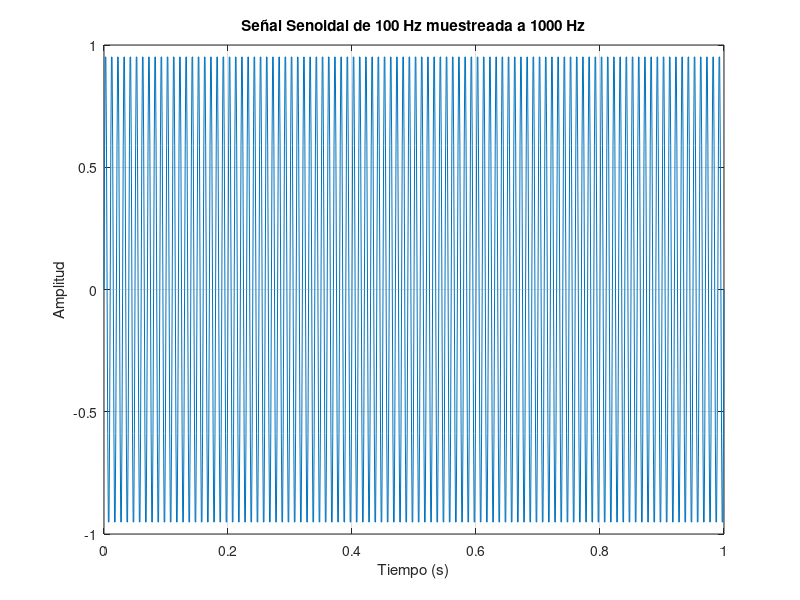

This figure's MATLAB source: (Note: this script raises an error after producing the figure.)

clear
clc
close all
%%EJ 1

% Parámetros de la señal
frecuencia = 100;         % Frecuencia de la señal (Hz)
frec_muestreo = 1000;     % Frecuencia de muestreo (Hz)
tiempo_inicio = 0;        % Tiempo inicial (s)
tiempo_final = 1;         % Tiempo final (s)

% Cálculo de parámetros derivados
periodo_muestreo = 1/frec_muestreo;  % Periodo de muestreo
t = tiempo_inicio:periodo_muestreo:tiempo_final; % Vector de tiempo

% Generación de la señal senoidal
signal = sin(2*pi*frecuencia*t);

% Graficación
figure;
plot(t, signal);
title('Señal Senoidal de 100 Hz muestreada a 1000 Hz');
xlabel('Tiempo (s)');
ylabel('Amplitud');
grid on;


disp(['Frecuencia de la señal: ', num2str(frecuencia), ' Hz']);
disp(['Frecuencia de muestreo: ', num2str(frec_muestreo), ' Hz']);
disp(['Número de muestras: ', num2str(length(t))]);

% el muestreo no deja ver los picos


%% EJ 2

SNR = 0.5; % dB
%Función awgn propia
signal_ruidosa = my_awgn(signal, SNR);
%Función awgn de Matlab
signal_awgn = awgn(signal, SNR); % awgn(X,snr) adds white Gaussian noise to the vector signal X. This syntax assumes that the power of X is 0 dBW.

% Graficar comparación
figure(2);
subplot(3,1,1); plot(t, signal); title('Señal original');
subplot(3,1,2); plot(t, signal_ruidosa); title('Señal con my\_awgn');
subplot(3,1,3); plot(t, signal_awgn); title('Señal con awgn de MATLAB');


function senal_ruidosa = my_awgn(signal, snr)
    var_senal = var(signal);
    var_ruido = var_senal/10^(snr/10); %% SE ASUME QUE LA SEÑAL TIENE MEDIA 0, LA VARIANZA SOLO CAPTURA LA POTENCIA DE LA PARTE VARIABLE

    ruido = sqrt(var_ruido) * randn(1,length(signal));

    senal_ruidosa = signal + ruido;
end
